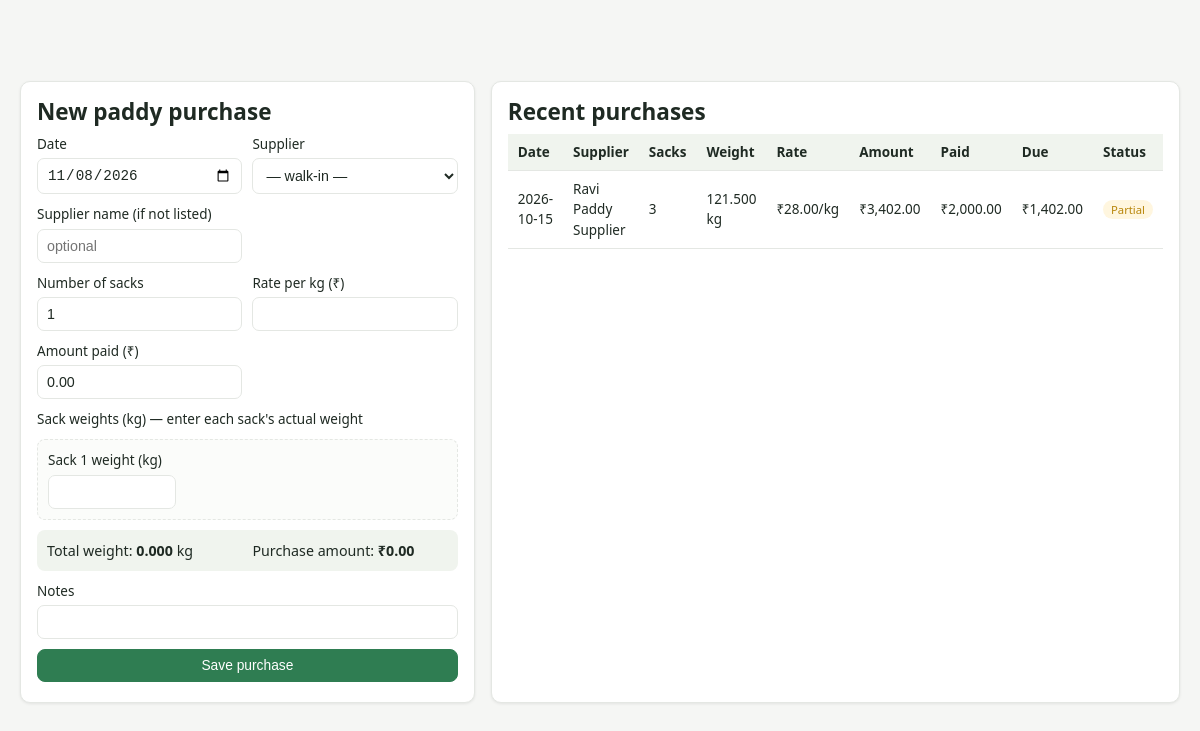
Screenshot of /pages/purchases.php with the database file from the repository.
### tables this page shows
CREATE TABLE paddy_purchases (
  id              INT AUTO_INCREMENT PRIMARY KEY,
  purchase_date   DATE          NOT NULL,
  supplier_id     INT           DEFAULT NULL,
  supplier_name   VARCHAR(120)  NOT NULL,           
  num_sacks       INT           NOT NULL,
  total_weight_kg DECIMAL(10,3) NOT NULL,
  rate_per_kg     DECIMAL(12,2) NOT NULL,
  purchase_amount DECIMAL(12,2) NOT NULL,
  amount_paid     DECIMAL(12,2) NOT NULL DEFAULT 0.00,
  amount_outstanding DECIMAL(12,2) NOT NULL DEFAULT 0.00,
  payment_status  ENUM('unpaid','partial','paid') NOT NULL DEFAULT 'unpaid',
  notes           VARCHAR(255)  DEFAULT NULL,
  created_by      INT           NOT NULL,
  created_at      TIMESTAMP     NOT NULL DEFAULT CURRENT_TIMESTAMP,
  FOREIGN KEY (supplier_id) REFERENCES suppliers(id) ON DELETE SET NULL,
  FOREIGN KEY (created_by)   REFERENCES users(id)
);

### config/database.php (called while the page is built, shortened)
<?php
function db(): PDO
{
    static $pdo = null;
    if ($pdo === null) {
        $dsn = 'mysql:host=' . DB_HOST . ';dbname=' . DB_NAME . ';charset=utf8mb4';
        try {
            $pdo = new PDO($dsn, DB_USER, DB_PASS, [
                PDO::ATTR_ERRMODE            => PDO::ERRMODE_EXCEPTION,
                PDO::ATTR_DEFAULT_FETCH_MODE => PDO::FETCH_ASSOC,
                PDO::ATTR_EMULATE_PREPARES   => false,
            ]);
        } catch (PDOException $e) {
            http_response_code(500);
            die('Database connection failed. Start MySQL in XAMPP and import database/schema.sql. Detail: ' .
                htmlspecialchars($e->getMessage()));
        }
    }
    return $pdo;
}

### includes/functions.php (called while the page is built, shortened)
<?php
require_once __DIR__ . '/../config/database.php';
function money(float $n): string
{
    return '₹' . number_format($n, 2, '.', ',');
}
function kg(float $n): string
{
    return number_format($n, 3, '.', '') . ' kg';
}
function esc($v): string
{
    return htmlspecialchars((string) $v, ENT_QUOTES, 'UTF-8');
}

### pages/purchases.php (the view, shortened to what this page needs)
<?php
require __DIR__ . '/../includes/header.php';
$rows = db()->query(
  "SELECT p.*, u.username FROM paddy_purchases p
   JOIN users u ON u.id = p.created_by
   ORDER BY p.purchase_date DESC, p.id DESC"
)->fetchAll();
?>
<div class="grid two">
  <section class="panel">
    <h2>New paddy purchase</h2>
    <form id="purchaseForm" method="post" action="api/purchase_save.php" class="form">
      <div class="row">
        <label>Date <input type="date" name="purchase_date" required value="<?= date('Y-m-d') ?>"></label>
        <label>Supplier
          <select name="supplier_id" id="supplier_id">
            <option value="">— walk-in —</option>
          </select>
        </label>
        <label>Supplier name (if not listed)
          <input type="text" name="supplier_name" id="supplier_name" placeholder="optional">
        </label>
      </div>
      <div class="row">
        <label>Number of sacks <input type="number" name="num_sacks" id="num_sacks" min="1" value="1" required></label>
        <label>Rate per kg (₹) <input type="number" step="0.01" name="rate_per_kg" id="rate_per_kg" required></label>
        <label>Amount paid (₹) <input type="number" step="0.01" name="amount_paid" id="amount_paid" value="0.00"></label>
      </div>
      <label>Sack weights (kg) — enter each sack's actual weight</label>
      <div id="sackRows" class="sack-rows"></div>
      <div class="row totals">
        <span>Total weight: <b id="totalWeight">0.000</b> kg</span>
        <span>Purchase amount: <b id="purchaseAmount">₹0.00</b></span>
      </div>
      <label>Notes <input type="text" name="notes" maxlength="255"></label>
      <button class="btn primary" type="submit">Save purchase</button>
    </form>
  </section>
  <section class="panel">
    <h2>Recent purchases</h2>
    <?php if (!$rows): ?>
      <p class="empty">No purchases recorded yet.</p>
    <?php else: ?>
    <table class="table">
      <thead><tr><th>Date</th><th>Supplier</th><th>Sacks</th><th>Weight</th><th>Rate</th><th>Amount</th><th>Paid</th><th>Due</th><th>Status</th></tr></thead>
      <tbody>
      <?php foreach ($rows as $r): ?>
        <tr>
          <td><?= esc($r['purchase_date']) ?></td>
          <td><?= esc($r['supplier_name']) ?></td>
          <td><?= (int)$r['num_sacks'] ?></td>
          <td><?= kg((float)$r['total_weight_kg']) ?></td>
          <td><?= money((float)$r['rate_per_kg']) ?>/kg</td>
          <td><?= money((float)$r['purchase_amount']) ?></td>
          <td><?= money((float)$r['amount_paid']) ?></td>
          <td><?= money((float)$r['amount_outstanding']) ?></td>
          <td><span class="badge <?= $r['payment_status'] ?>"><?= esc($r['payment_status']) ?></span></td>
        </tr>
      <?php endforeach; ?>
      </tbody>
    </table>
    <?php endif; ?>
  </section>
</div>
<?php require __DIR__ . '/../includes/footer.php'; ?>

### assets/css/style.css (style rules this page uses)
:root { --bg:#f5f6f4; --panel:#ffffff; --ink:#1f2a23; --muted:#6b7a72; --line:#e4e7e3; --primary:#2f7d52; --primary-d:#235f3e; --accent:#c9a23a; --good:#2f7d52; --bad:#c0392b; --warn:#b8860b; --shadow:0 1px 3px rgba(0,0,0,.08); --radius:10px; }
* { box-sizing:border-box }
html,body { margin:0;padding:0;font-family:"Segoe UI",Roboto,Arial,sans-serif; background:var(--bg);color:var(--ink);font-size:15px;line-height:1.5 }
h1,h2,h3 { margin:0 0 .4em;font-weight:600;line-height:1.2 }
.panel { background:var(--panel);border:1px solid var(--line);border-radius:var(--radius); padding:16px 16px 20px;box-shadow:var(--shadow);margin-bottom:16px }
.grid.two { display:grid;grid-template-columns:1fr 1fr;gap:16px }
.form { display:flex;flex-direction:column;gap:10px }
.form label { display:flex;flex-direction:column;gap:4px;font-size:.9rem;color:var(--ink) }
.form .row { display:grid;grid-template-columns:repeat(auto-fit,minmax(160px,1fr));gap:10px }
.form .row.totals { background:#f0f4ee;padding:10px;border-radius:8px;font-size:.95rem;align-items:center }
.form input,.form select,textarea,select,input[type=text],input[type=number],input[type=date],input[type=password] { padding:8px 9px;border:1px solid var(--line);border-radius:7px;font-size:.95rem;background:#fff;color:var(--ink) }
.sack-rows { display:grid;grid-template-columns:repeat(auto-fill,minmax(120px,1fr));gap:8px;max-height:220px;overflow:auto; padding:10px;border:1px dashed var(--line);border-radius:8px;background:#fbfcfa }
.btn { background:#eef2ee;color:var(--ink);border:1px solid var(--line);border-radius:8px; padding:8px 14px;cursor:pointer;font-size:.92rem;transition:.15s }
.btn.primary { background:var(--primary);color:#fff;border-color:var(--primary) }
.table { width:100%;border-collapse:collapse;font-size:.9rem }
.table th,.table td { padding:8px 10px;text-align:left;border-bottom:1px solid var(--line) }
.table th { background:#f0f4ee;font-weight:600;color:var(--ink) }
.badge { padding:2px 8px;border-radius:12px;font-size:.75rem;text-transform:capitalize }
.badge.partial { background:#fff6df;color:var(--warn) }

### rows the page displays
paddy_purchases: purchase_date "2026-10-15", supplier_name "Ravi Paddy Supplier", num_sacks "3", total_weight_kg "121.500 kg", rate_per_kg "₹28.00", purchase_amount "₹3,402.00", amount_paid "₹2,000.00", amount_outstanding "₹1,402.00", payment_status "Partial"
